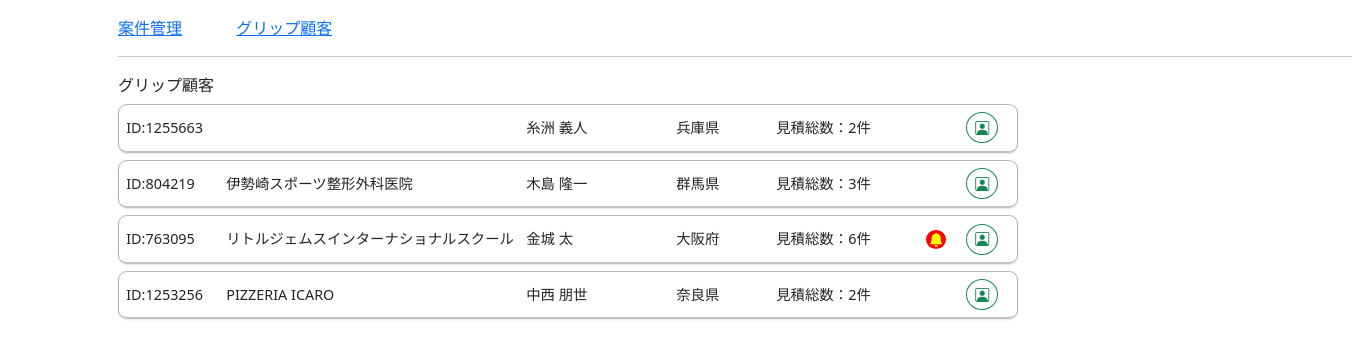
The page /crm/grip_index/ on the database as committed earlier.
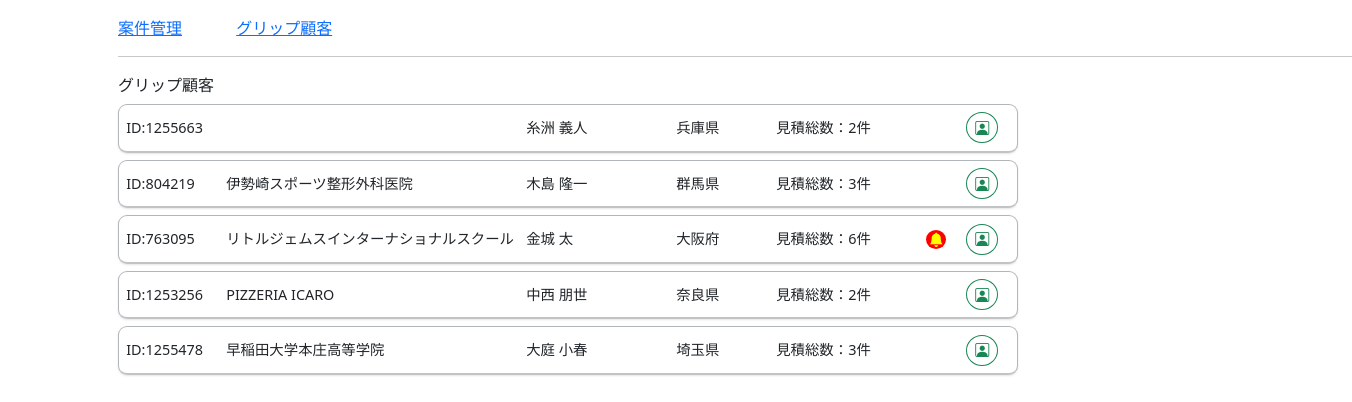
The same page on the database as committed later.
### crm/models.py (models this page shows, shortened)
class Grip(models.Model):
    cus_id=models.CharField("顧客ID",max_length=10)
    com=models.CharField("会社名",max_length=30,blank=True)
    cus_name=models.CharField("氏名",max_length=20,blank=True)
    pref=models.CharField("都道府県",max_length=50,blank=True)
    mitsu_count=models.IntegerField("見積総数",default=0)
    tantou_id=models.CharField("担当者ID",max_length=10,blank=True)

### crm/views.py (the view)
# urls.py: path('grip_index/', grip_index, name="grip_index"),
def grip_index(request):
    ins=Grip.objects.all()
    list=[]
    for i in ins:
        dic={}
        dic["cus_id"]=i.cus_id
        dic["com"]=i.com
        dic["cus_name"]=i.cus_name
        dic["pref"]=i.pref
        dic["mitsu_count"]=i.mitsu_count
        today=str(date.today())
        alert=Crm_action.objects.filter(cus_id=i.cus_id,type=6,alert_check=0,day__lte=today).count()
        dic["alert"]=alert
        list.append(dic)
    return render(request,"crm/grip.html",{"list":list})

### crm/templates/crm/grip.html (shortened to what this page needs)
{% load static %}
{% load humanize %}
<!DOCTYPE html>
<html lang="ja">
<head>
    <link rel="stylesheet" href="{% static 'main.css' %}">
    <link href="https://cdn.jsdelivr.net/npm/bootstrap@5.0.2/dist/css/bootstrap.min.css" rel="stylesheet">
    <link rel="stylesheet" href="https://cdn.jsdelivr.net/npm/bootstrap-icons@1.8.0/font/bootstrap-icons.css">
</head>
<body>
    <div class="container mt-3 mb-5">
        <div style="margin: 0 auto; width: 1300px;">
            <div >
                <span><a href="{% url 'sfa:index' %}">案件管理</a></span>
                <span style="margin-left: 50px;"><a href="{% url 'crm:grip_index' %}">グリップ顧客</a></span>
            </div>
            <hr>
            グリップ顧客
            {% for i in list %}
            <div class="flex sfa_main" style="width: 900px;">
                <div style="width: 100px;">ID:{{i.cus_id}}</div>
                <div style="width: 300px;">{{i.com}}</div>
                <div style="width: 150px;">{{i.cus_name}}</div>
                <div style="width: 100px;">{{i.pref}}</div>
                <div style="width: 150px;">見積総数：{{i.mitsu_count}}件</div>
                <div style="width: 40px;">
                    {% if i.alert != 0 %}
                    <span class="bell"><i class="bi bi-bell-fill"></i></span>
                    {% endif %}
                </div>
                <div style="width: 30px;" id="{{i.cus_id}}" name="crm_list">
                    <button type="button" class="btn btn-outline-success btn-sm" style="border-radius: 50%;">
                        <i class="bi bi-person-square"></i>
                    </button>
                </div>
            </div>
            {% endfor %}
        </div>
    </div>
</body>
</html>

### crm/static/main.css (style rules this page uses)
.flex { display: flex; flex-wrap: wrap; align-items: center; }
.sfa_main { padding: 0.5em 0.5em; margin-top: 0.5em; border: solid 0.5px #b1b6bb; border-bottom: solid 2px #c2c3c5; box-shadow: 0px 1px 2px rgb(150 150 150 / 25%); border-radius: 9px; font-size: 0.9em; }
.bell { border-radius: 50%; background: red; color: yellow; padding: 0 0.2em; text-align: center; vertical-align: middle; }

Rows that differ between the two databases and show on the page:
added Grip: cus_id "1255478", com "早稲田大学本庄高等学院", cus_name "大庭 小春", pref "埼玉県"
Other text that changed with them:
new list line: "ID: 見積総数： 3 件"
